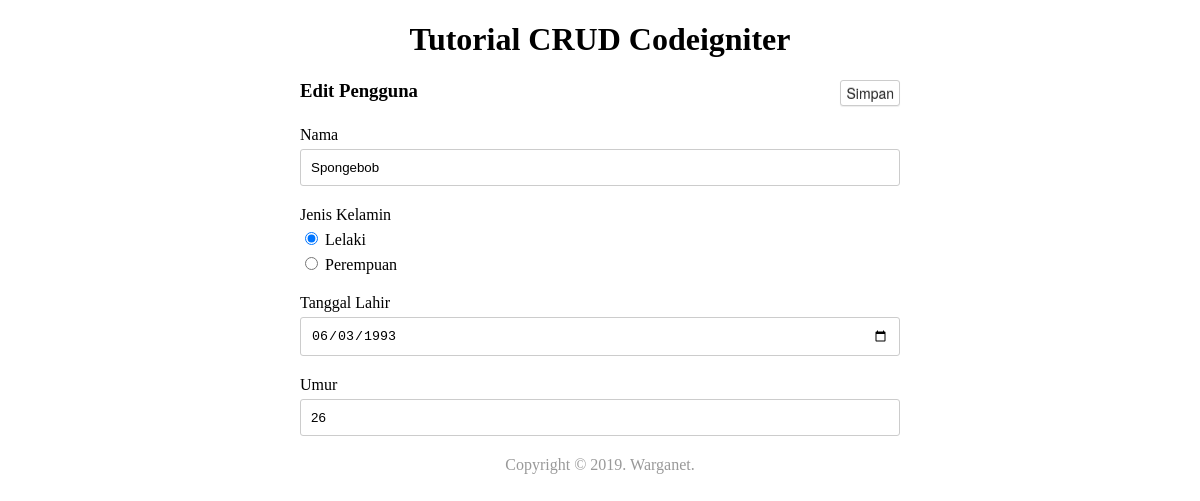
The page /pengguna/edit/15 on the database its author committed.
### tables this page shows
CREATE TABLE `pengguna` (
  `id` int(11) NOT NULL AUTO_INCREMENT,
  `nama` varchar(50) NOT NULL,
  `umur` int(3) NOT NULL,
  `tanggal_lahir` datetime DEFAULT NULL,
  `jenis_kelamin` varchar(10) DEFAULT NULL,
  PRIMARY KEY (`id`)
);

### application/controllers/Pengguna_controller.php (called while the page is built, shortened)
<?php defined('BASEPATH') OR exit('No direct script access allowed');
class Pengguna_controller extends CI_Controller {
	public function __construct()
	{
		$this->load->model('pengguna_model');
	}
	public function edit($id)
	{
		$data['pengguna'] = $this->pengguna_model->lihat($id)->row();
		$this->load->view('layouts/header');
		$this->load->view('edit_pengguna', $data);
		$this->load->view('layouts/footer');
	}
}

### index.php (called while the page is built, shortened)
<?php
require_once BASEPATH.'core/CodeIgniter.php';

### application/models/Pengguna_model.php (called while the page is built, shortened)
<?php if(!defined('BASEPATH')) exit ('No direct script access allowed');
class Pengguna_model extends CI_Model {
	public function lihat($id)
	{
		$this->db->select('*');
		$this->db->from('pengguna');
		$this->db->where('id', $id);
		return $this->db->get();
	}
}

### application/views/edit_pengguna.php (the view)
<div class="header">
	<div class="title">
		<h3>Edit Pengguna</h3>
	</div>
	<div class="action">
		<button type="submit" form="edit-pengguna" class="btn btn-default">Simpan</button>
	</div>
</div>
<form action="<?php echo base_url('pengguna/edit/simpan/' . $pengguna->id); ?>" method="POST" id="edit-pengguna">
	<div class="form-group">
		<label for="nama">Nama</label>
		<input type="text" name="nama" id="nama" value="<?php echo $pengguna->nama; ?>">
	</div>
	<div class="form-group">
		<label for="jenis_kelamin">Jenis Kelamin</label>
		<label><input type="radio" name="jenis_kelamin" value="Lelaki"<?php echo ($pengguna->jenis_kelamin == 'Lelaki' ? ' checked' : ''); ?>> Lelaki</label>
		<label><input type="radio" name="jenis_kelamin" value="Perempuan"<?php echo ($pengguna->jenis_kelamin == 'Perempuan' ? ' checked' : ''); ?>> Perempuan</label>
	</div>
	<div class="form-group">
		<label for="tanggal_lahir">Tanggal Lahir</label>
		<input type="date" name="tanggal_lahir" id="tanggal_lahir" value="<?php echo date('Y-m-d', strtotime($pengguna->tanggal_lahir)); ?>">
	</div>
	<div class="form-group">
		<label for="umur">Umur</label>
		<input type="number" name="umur" id="umur" value="<?php echo $pengguna->umur; ?>">
	</div>
</form>

### application/views/layouts/header.php (style rules this page uses)
body { width: 50%; margin: 0 auto; }
.header { position: relative; margin-bottom: 20px; }
.header:before, .header:after { display: table; content: ''; }
.header:after { clear: both; }
.header .title { float: left; }
.header .title h3 { padding: 0; margin: 0; }
.header .action { float: right; }
.btn { display: inline-block; padding: 2px 5px; margin-bottom: 0; font-size: 14px; color: #333; text-align: center; vertical-align: middle; cursor: pointer; background-color: #ffffff; -webkit-border-radius: 3px; -webkit-border-radius: 3px; -webkit-border-radius: 3px; background-image: none !important; border: none; text-shadow: none; box-shadow: none; transition: all 0.12s linear 0s !important; font: 14px/20px "Helvetica Neue",Helvetica,Arial,sans-serif; text-decoration: none; }
.btn-default { color: #333; background-color: #fff; border: 1px solid #ccc; }
.btn-default, .btn-danger { text-shadow: 0 -1px 0 rgba(0,0,0,0.2); -webkit-box-shadow: inset 0 1px 0 rgba(255,255,255,0.15),0 1px 1px rgba(0,0,0,0.075); box-shadow: inset 0 1px 0 rgba(255,255,255,0.15),0 1px 1px rgba(0,0,0,0.075); }
.form-group { margin-bottom: 20px; }
.form-group label { display: block; margin-bottom: 5px; }
input[type="text"], input[type="date"], input[type="number"] { box-sizing : border-box; width: 100%; border: 1px solid #cccccc; padding: 10px; border-radius: 3px; display: block; }

### rows shown on the page
pengguna: nama "Spongebob", jenis_kelamin "☑ Lelaki", jenis_kelamin "☐ Perempuan", tanggal_lahir "06/03/1993", umur "26"
